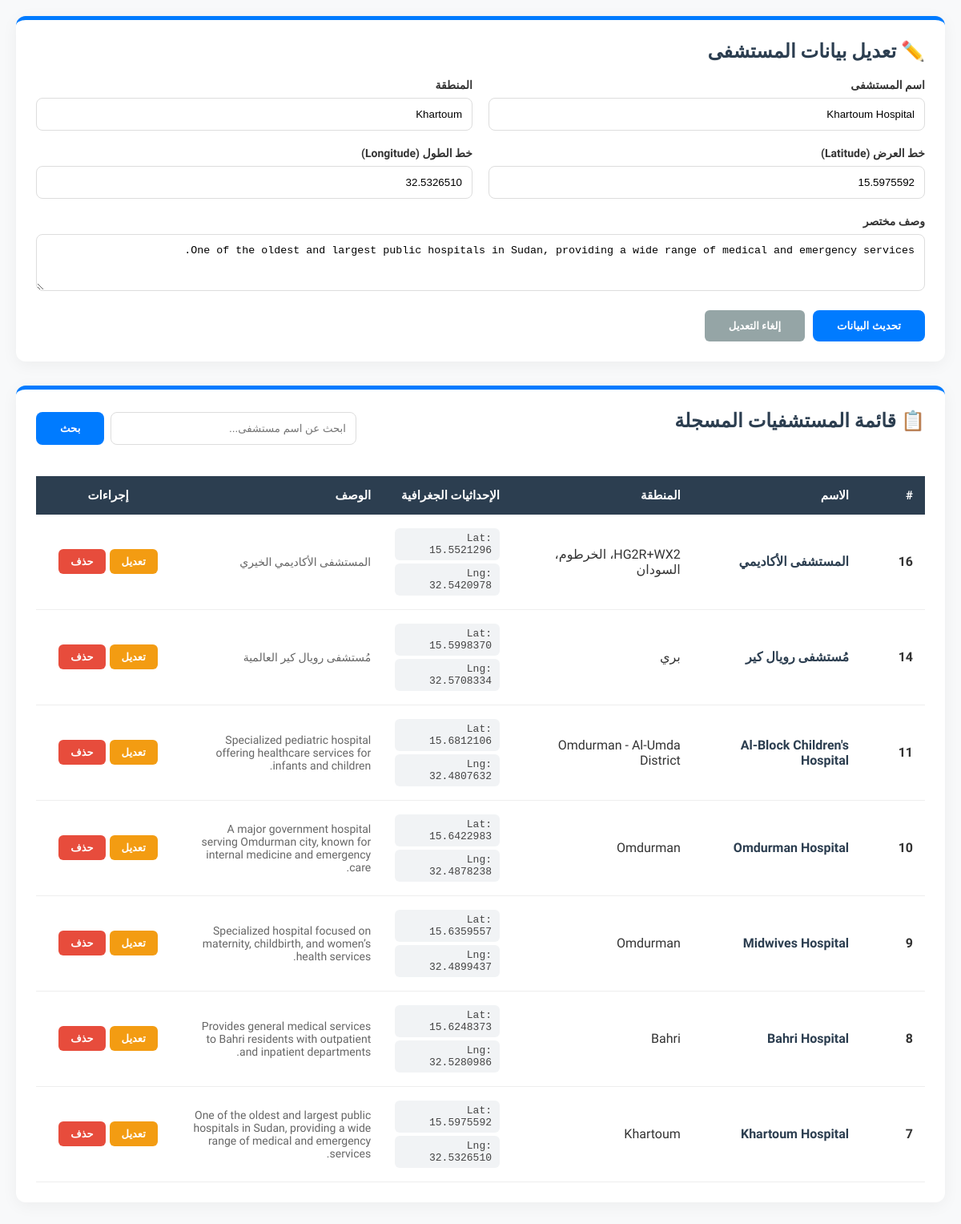
Page /admin/map.php?edit=7 on the committed database.
### tables this page shows
CREATE TABLE IF NOT EXISTS `hospitals` (
  `id` int NOT NULL AUTO_INCREMENT,
  `hospital_name` varchar(255) NOT NULL,
  `area` varchar(255) NOT NULL,
  `latitude` decimal(10,7) NOT NULL,
  `longitude` decimal(10,7) NOT NULL,
  `description` text,
  `created_at` timestamp NULL DEFAULT CURRENT_TIMESTAMP,
  PRIMARY KEY (`id`)
);

### admin/map.php (the view, shortened to what this page needs)
<?php
$host = "localhost";
$user = "root";
$pass = "";
$db   = "hospitals_db";
try {
    $conn = new PDO(
        "mysql:host=$host;dbname=$db;charset=utf8mb4",
        $user,
        $pass,
        [PDO::ATTR_ERRMODE => PDO::ERRMODE_EXCEPTION]
    );
} catch(PDOException $e) {
    die("فشل الاتصال: " . $e->getMessage());
}
$name = "";
$area = "";
$lat = "";
$lng = "";
$description = "";
$update = false;
if (isset($_GET['edit'])) {
    $id = (int)$_GET['edit'];
    $update = true;
    $stmt = $conn->prepare("SELECT * FROM hospitals WHERE id=?");
    $stmt->execute([$id]);
    $row = $stmt->fetch(PDO::FETCH_ASSOC);
    if ($row) {
        $name = $row['hospital_name'];
        $area = $row['area'];
        $lat  = $row['latitude'];
        $lng  = $row['longitude'];
        $description = $row['description'];
    }
}
$search = $_GET['q'] ?? "";
if ($search !== "") {
    $stmt = $conn->prepare("SELECT * FROM hospitals WHERE hospital_name LIKE ? ORDER BY id DESC");
    $stmt->execute(["%$search%"]);
} else {
    $stmt = $conn->query("SELECT * FROM hospitals ORDER BY id DESC");
}
$hospitals = $stmt->fetchAll(PDO::FETCH_ASSOC);
?>
<!DOCTYPE html>
<html lang="ar" dir="rtl">
<head>
</head>
<body>
<div class="container">
    <div class="card">
        <h2><?= $update ? "✏️ تعديل بيانات المستشفى" : "➕ إضافة مستشفى جديد" ?></h2>
        <form method="POST">
            <div class="form-row">
                <div class="form-group">
                    <label>اسم المستشفى</label>
                    <input type="text" name="name" value="<?= htmlspecialchars($name) ?>" placeholder="مثال: مستشفى الأمل" required>
                </div>
                <div class="form-group">
                    <label>المنطقة</label>
                    <input type="text" name="area" value="<?= htmlspecialchars($area) ?>" placeholder="مثال: وسط المدينة" required>
                </div>
            </div>
            <div class="form-row">
                <div class="form-group">
                    <label>خط العرض (Latitude)</label>
                    <input type="text" name="lat" value="<?= htmlspecialchars($lat) ?>" placeholder="15.XXXXXX" required>
                </div>
                <div class="form-group">
                    <label>خط الطول (Longitude)</label>
                    <input type="text" name="lng" value="<?= htmlspecialchars($lng) ?>" placeholder="32.XXXXXX" required>
                </div>
            </div>
            <div class="form-group" style="margin-bottom: 20px;">
                <label>وصف مختصر</label>
                <textarea name="description" rows="3" placeholder="أدخل وصفاً للموقع أو الخدمات..."><?= htmlspecialchars($description) ?></textarea>
            </div>
            <div class="btn-group">
                <button type="submit" name="save">
                    <?= $update ? "تحديث البيانات" : "حفظ المستشفى" ?>
                </button>
                <?php if($update): ?>
                    <a href="<?= $_SERVER['PHP_SELF'] ?>" class="action-btn cancel" style="padding: 12px 30px;">إلغاء التعديل</a>
                <?php endif; ?>
            </div>
        </form>
    </div>
    <div class="card">
        <div class="search-container">
            <h2>📋 قائمة المستشفيات المسجلة</h2>
            <form class="search-box" method="GET">
                <input type="text" name="q" placeholder="ابحث عن اسم مستشفى..." value="<?= htmlspecialchars($search) ?>">
                <button type="submit">بحث</button>
            </form>
        </div>
        <div class="table-container">
            <table>
                <thead>
                    <tr>
                        <th width="50">#</th>
                        <th>الاسم</th>
                        <th>المنطقة</th>
                        <th>الإحداثيات الجغرافية</th>
                        <th>الوصف</th>
                        <th width="150" style="text-align: center;">إجراءات</th>
                    </tr>
                </thead>
                <tbody>
                    <?php if($hospitals): foreach($hospitals as $h): ?>
                    <tr>
                        <td><strong><?= $h['id'] ?></strong></td>
                        <td style="color: var(--secondary); font-weight: bold;"><?= htmlspecialchars($h['hospital_name']) ?></td>
                        <td><?= htmlspecialchars($h['area']) ?></td>
                        <td>
                            <div class="coord-box">Lat: <?= $h['latitude'] ?></div><br>
                            <div class="coord-box">Lng: <?= $h['longitude'] ?></div>
                        </td>
                        <td style="font-size: 14px; color: #666; max-width: 250px;"><?= htmlspecialchars($h['description']) ?></td>
                        <td style="text-align: center;">
                            <div style="display: flex; gap: 5px; justify-content: center;">
                                <a href="?edit=<?= $h['id'] ?>" class="action-btn edit" title="تعديل">تعديل</a>
                                <a href="?delete=<?= $h['id'] ?>" class="action-btn delete" onclick="return confirm('هل أنت متأكد من حذف هذا المستشفى نهائياً؟')" title="حذف">حذف</a>
                            </div>
                        </td>
                    </tr>
                    <?php endforeach; endif; ?>
                </tbody>
            </table>
        </div>
    </div>
</div>
</body>
</html>

### admin/map.php (style rules this page uses)
:root { --primary: #007bff; --secondary: #2c3e50; --success: #27ae60; --danger: #e74c3c; --warning: #f39c12; --bg: #f8f9fa; }
body { font-family: 'Tajawal', sans-serif; background: var(--bg); margin: 0; padding: 20px; color: #333; }
.container { max-width: 1200px; margin: auto; }
.card { background: #fff; padding: 25px; border-radius: 12px; box-shadow: 0 4px 20px rgba(0,0,0,.05); margin-bottom: 30px; border-top: 5px solid var(--primary); }
h2 { margin-top: 0; color: var(--secondary); display: flex; align-items: center; gap: 10px; }
.form-row { display: grid; grid-template-columns: repeat(auto-fit, minmax(250px, 1fr)); gap: 20px; margin-bottom: 20px; }
.form-group label { display: block; margin-bottom: 8px; font-weight: bold; font-size: 14px; }
input, textarea { width: 100%; padding: 12px; border: 1px solid #ddd; border-radius: 8px; box-sizing: border-box; transition: border-color 0.3s; }
.btn-group { display: flex; gap: 10px; margin-top: 10px; }
button { background: var(--primary); color: #fff; border: none; padding: 12px 30px; border-radius: 8px; cursor: pointer; font-weight: bold; transition: 0.3s; }
.table-container { overflow-x: auto; }
table { width: 100%; border-collapse: collapse; margin-top: 20px; background: #fff; }
th { background: var(--secondary); color: #fff; padding: 15px; text-align: right; font-size: 15px; }
td { padding: 15px; border-bottom: 1px solid #eee; vertical-align: middle; }
.coord-box { background: #f1f3f5; padding: 5px 10px; border-radius: 6px; display: inline-block; font-family: monospace; font-size: 13px; color: #444; margin: 2px 0; }
.action-btn { padding: 8px 15px; color: #fff; border-radius: 6px; text-decoration: none; font-size: 13px; font-weight: bold; display: inline-block; transition: 0.3s; }
.edit { background: var(--warning); }
.delete { background: var(--danger); }
.cancel { background: #95a5a6; }
.search-container { display: flex; justify-content: space-between; align-items: center; flex-wrap: wrap; gap: 15px; margin-bottom: 15px; }
.search-box { display: flex; gap: 8px; width: 100%; max-width: 400px; }

### rows in the picture
hospitals: name "Khartoum Hospital", area "Khartoum", lat "15.5975592", lng "32.5326510", description "One of the oldest and largest public hospitals in Sudan, providing a wide range of medical and emergency services.", id "7", hospital_name "Khartoum Hospital", latitude "15.5975592", longitude "32.5326510"
hospitals: id "16", hospital_name "المستشفى الأكاديمي", area "HG2R+WX2، الخرطوم، السودان", latitude "15.5521296", longitude "32.5420978", description "المستشفى الأكاديمي الخيري"
hospitals: id "14", hospital_name "مُستشفى رويال كير", area "بري", latitude "15.5998370", longitude "32.5708334", description "مُستشفى رويال كير العالمية"
hospitals: id "11", hospital_name "Al-Block Children's Hospital", area "Omdurman - Al-Umda District", latitude "15.6812106", longitude "32.4807632", description "Specialized pediatric hospital offering healthcare services for infants and children."
hospitals: id "10", hospital_name "Omdurman Hospital", area "Omdurman", latitude "15.6422983", longitude "32.4878238", description "A major government hospital serving Omdurman city, known for internal medicine and emergency care."
hospitals: id "9", hospital_name "Midwives Hospital", area "Omdurman", latitude "15.6359557", longitude "32.4899437", description "Specialized hospital focused on maternity, childbirth, and women’s health services."
hospitals: id "8", hospital_name "Bahri Hospital", area "Bahri", latitude "15.6248373", longitude "32.5280986", description "Provides general medical services to Bahri residents with outpatient and inpatient departments."
